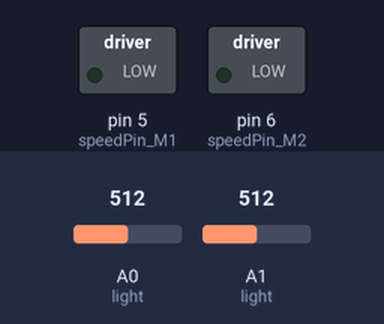
Simulated run of this sketch. Board: Arduino Uno, built with avr-gcc and run on an emulated ATmega328P. On the bench: switched loads named in the sketch (green lamp = pin HIGH). Inputs (shaded band) come from the test bench; at power-on: A0 (light) = 512, A1 (light) = 512.

Above: at 1.2 s.
1.3 s: A0 (light) set to 716
At 1.9 s:
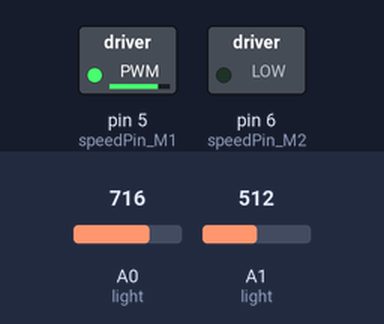
2.8 s: A1 (light) set to 716
At 4.0 s:
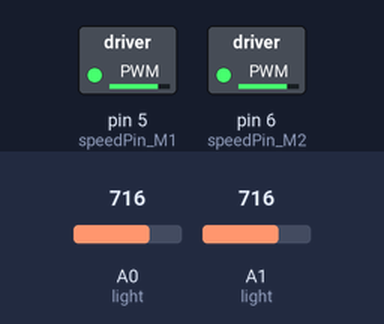
4.3 s: A0 (light) set to 757
At 5.4 s:
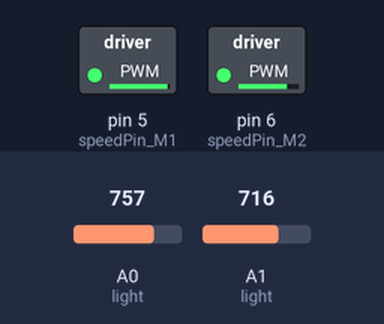
5.8 s: A0 (light) set to 768
At 6.5 s:
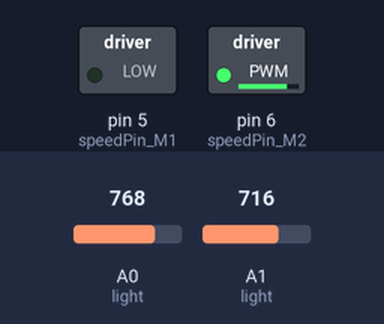
7.3 s: A1 (light) set to 757
At 7.7 s:
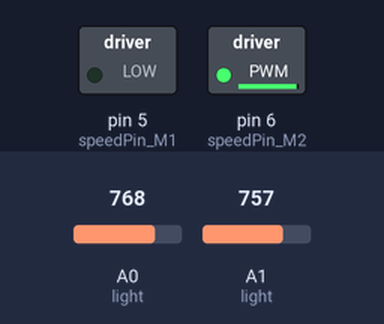
8.8 s: A1 (light) set to 768
At 10.0 s:
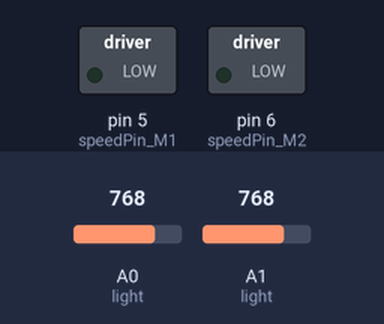
Timing chart, 0 to 11.3 s (numbered marks = the images above; inputs shaded):
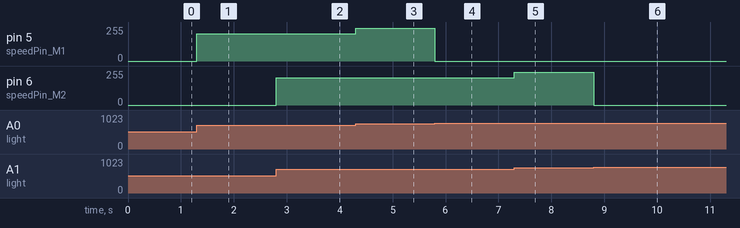

Measured:
- the behaviour switches between 767 and 768 on A0 (light) (found by bisection; images 3 and 4)
- the behaviour switches between 767 and 768 on A1 (light) (found by bisection; images 5 and 6)
- after the input at 1.3 s, pin 5 (speedPin_M1): 0/255 → 204/255 at once
- after the input at 2.8 s, pin 6 (speedPin_M2): 0/255 → 204/255 at once
- after the input at 4.3 s, pin 5 (speedPin_M1): 204/255 → 245/255 at once
- after the input at 5.8 s, pin 5 (speedPin_M1): 245/255 → 0/255 at once
- after the input at 7.3 s, pin 6 (speedPin_M2): 204/255 → 245/255 at once
- after the input at 8.8 s, pin 6 (speedPin_M2): 245/255 → 0/255 at once

The sketch:

light_following.ino
```cpp
int speedPin_M1 = 5;     //M1 Speed Control
int speedPin_M2 = 6;     //M2 Speed Control
int directionPin_M1 = 4;     //M1 Direction Control
int directionPin_M2 = 7;     //M1 Direction Control

// the setup routine runs once when you press reset:
void setup() {
  // initialize serial communication at 9600 bits per second:
  Serial.begin(9600);
}

// the loop routine runs over and over again forever:
void loop() {
  // read the input on analog pin 0:
  int LDR1 = analogRead(A0); // light on the left that controls right tyre
  int LDR2 = analogRead(A1); // light on the right that controls left tyre

  //carForward(100, 100);
  // set speed of tyres based on LDR values (light sensors)
  carForward(LDR2, LDR1);

  // result:
  // it worked!!!
  // our car turned left when the sensor on the right recieves light
  // and it turned right when the sendor on the left recieves light
}

void carStop() {                //  Motor Stop
  digitalWrite(speedPin_M2, 0);
  digitalWrite(directionPin_M1, LOW);
  digitalWrite(speedPin_M1, 0);
  digitalWrite(directionPin_M2, LOW);
}

void carForward(int leftSpeed, int rightSpeed) {    //go forward
  analogWrite (speedPin_M2, leftSpeed);
  digitalWrite(directionPin_M1, HIGH);
  analogWrite (speedPin_M1, rightSpeed);
  digitalWrite(directionPin_M2, LOW);
}
```
